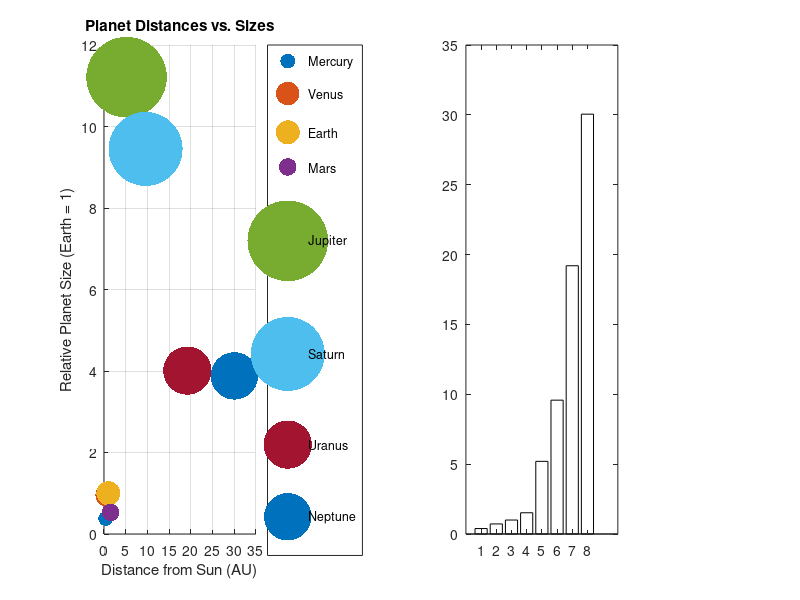

The MATLAB source for this figure: (Note: this script raises an error after producing the figure.)
% Solar System Visualization with different colors for each planet
% Defines the distances from the Sun in astronomical units (AU) and planet sizes relative to Earth

planet_distances = [0.39, 0.72, 1, 1.52, 5.2, 9.58, 19.2, 30.05];  % in AU (Mercury to Neptune)
planet_sizes = [0.38, 0.95, 1, 0.53, 11.21, 9.45, 4.01, 3.88];  % relative to 1 Earth (Mercury to Neptune)

planet_names = {'Mercury', 'Venus', 'Earth', 'Mars', 'Jupiter', 'Saturn', 'Uranus', 'Neptune'};

% Colors for each planet (8 different colors for scatter and bar chart)
planet_colors = lines(length(planet_names));

% Create a figure with two subplots
figure;

% First Subplot: Scatter plot of planet distances vs. planet sizes
subplot(1, 2, 1);
hold on;  % Keep the plot active to add points
for i = 1:length(planet_distances)
    scatter(planet_distances(i), planet_sizes(i), planet_sizes(i)*300, planet_colors(i, :), 'filled');  
    % planet_sizes(i)*300 scales the marker size
    %text(planet_distances(i) + 0.1, planet_sizes(i), ['  ' planet_names{i}], 'VerticalAlignment', 'bottom');  % Add labels
end
hold off;

% Set title, labels, grid, and legend for the scatter plot / subplot 1
title('Planet Distances vs. Sizes');
xlabel('Distance from Sun (AU)');
ylabel('Relative Planet Size (Earth = 1)');

grid on;
legend(planet_names, 'Location', 'northeastoutside');  % Move legend outside for clarity

% Second Subplot: Bar chart of planet distances
subplot(1, 2, 2);
bar_handle = bar(planet_distances, 'FaceColor', 'flat');  % Create bar chart with colored bars

% Assign colors to each bar, making sure each planet has a different one.
for i = 1:length(planet_distances)
    bar_handle.CData(i, :) = planet_colors(i, :);
end

% Set title, labels, and tick labels for the bar chart
title('Planet Distances from the Sun');
xlabel('Planet');
ylabel('Distance from Sun (AU)');
set(gca, 'XTickLabel', planet_names);  % Label bars with planet names
grid on;

% Saves the figure as a png titled 'solar_system_visualization'.
saveas(gcf, 'solar_system_visualization.png');